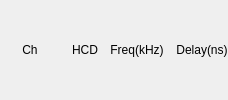
                  <widget class="QWidget" name="widget_10" native="true">
                   <property name="styleSheet">
                    <string notr="true">#widget_10
{
	border: none;
	border-bottom: 1px solid #00ff00;
}</string>
                   </property>
                   <layout class="QHBoxLayout" name="horizontalLayout_5" stretch="0,1,1,1">
                    <property name="spacing">
                     <number>12</number>
                    </property>
                    <property name="leftMargin">
                     <number>0</number>
                    </property>
                    <property name="topMargin">
                     <number>0</number>
                    </property>
                    <property name="rightMargin">
                     <number>0</number>
                    </property>
                    <property name="bottomMargin">
                     <number>0</number>
                    </property>
                    <item>
                     <widget class="QLabel" name="label_21">
                      <property name="sizePolicy">
                       <sizepolicy hsizetype="Expanding" vsizetype="Preferred">
                        <horstretch>0</horstretch>
                        <verstretch>0</verstretch>
                       </sizepolicy>
                      </property>
                      <property name="minimumSize">
                       <size>
                        <width>60</width>
                        <height>0</height>
                       </size>
                      </property>
                      <property name="maximumSize">
                       <size>
                        <width>60</width>
                        <height>16777215</height>
                       </size>
                      </property>
                      <property name="text">
                       <string>Ch</string>
                      </property>
                      <property name="alignment">
                       <set>Qt::AlignCenter</set>
                      </property>
                     </widget>
                    </item>
                    <item>
                     <widget class="QLabel" name="label_22">
                      <property name="sizePolicy">
                       <sizepolicy hsizetype="Expanding" vsizetype="Preferred">
                        <horstretch>0</horstretch>
                        <verstretch>0</verstretch>
                       </sizepolicy>
                      </property>
                      <property name="text">
                       <string>HCD</string>
                      </property>
                      <property name="alignment">
                       <set>Qt::AlignCenter</set>
                      </property>
                     </widget>
                    </item>
                    <item>
                     <widget class="QLabel" name="label_23">
                      <property name="sizePolicy">
                       <sizepolicy hsizetype="Expanding" vsizetype="Preferred">
                        <horstretch>0</horstretch>
                        <verstretch>0</verstretch>
                       </sizepolicy>
                      </property>
                      <property name="text">
                       <string>Freq(kHz)</string>
                      </property>
                      <property name="alignment">
                       <set>Qt::AlignCenter</set>
                      </property>
                     </widget>
                    </item>
                    <item>
                     <widget class="QLabel" name="label_24">
                      <property name="sizePolicy">
                       <sizepolicy hsizetype="Expanding" vsizetype="Preferred">
                        <horstretch>0</horstretch>
                        <verstretch>0</verstretch>
                       </sizepolicy>
                      </property>
                      <property name="text">
                       <string>Delay(ns)</string>
                      </property>
                      <property name="alignment">
                       <set>Qt::AlignCenter</set>
                      </property>
                     </widget>
                    </item>
                   </layout>
                  </widget>
